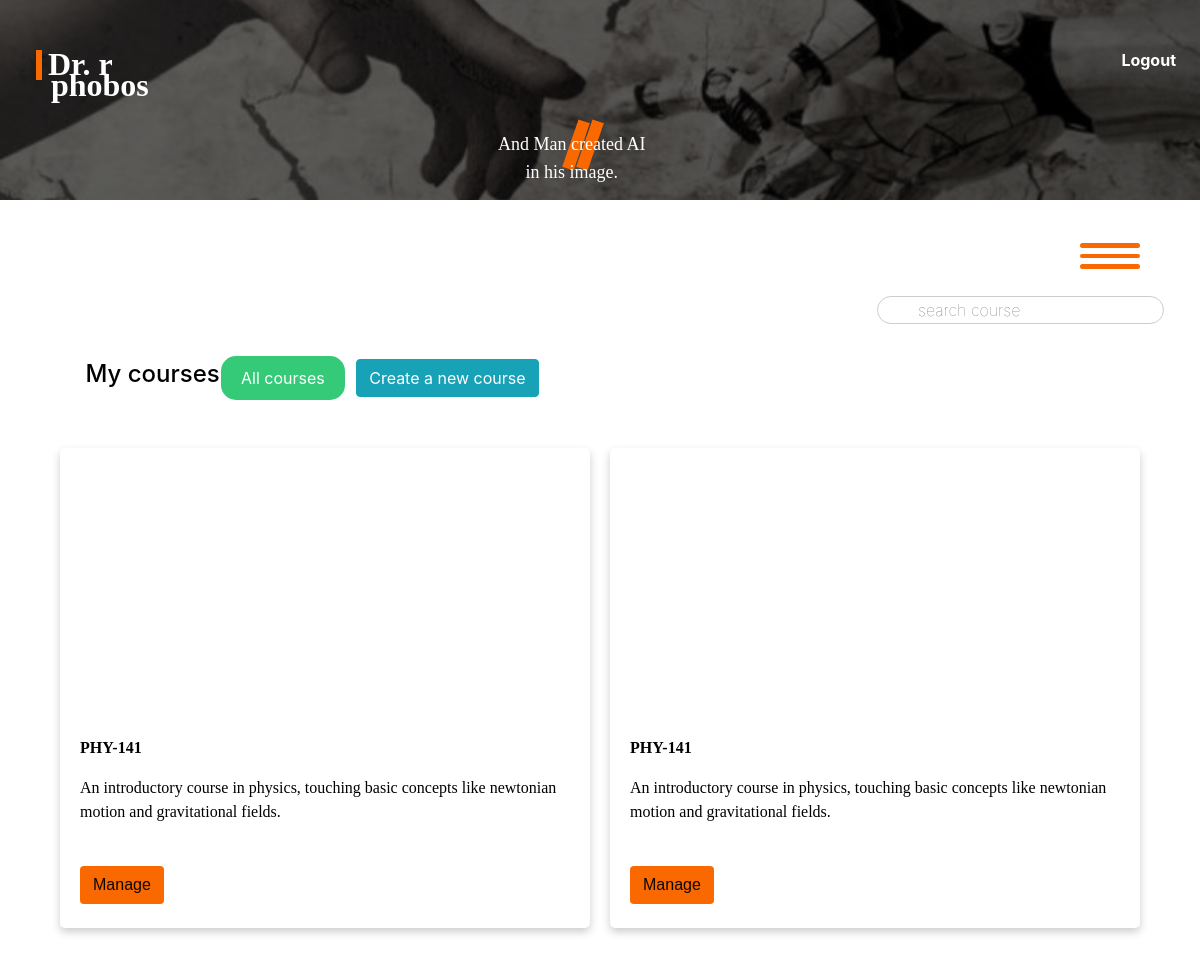
Before: /phobos/ (signed in) with the older database file.
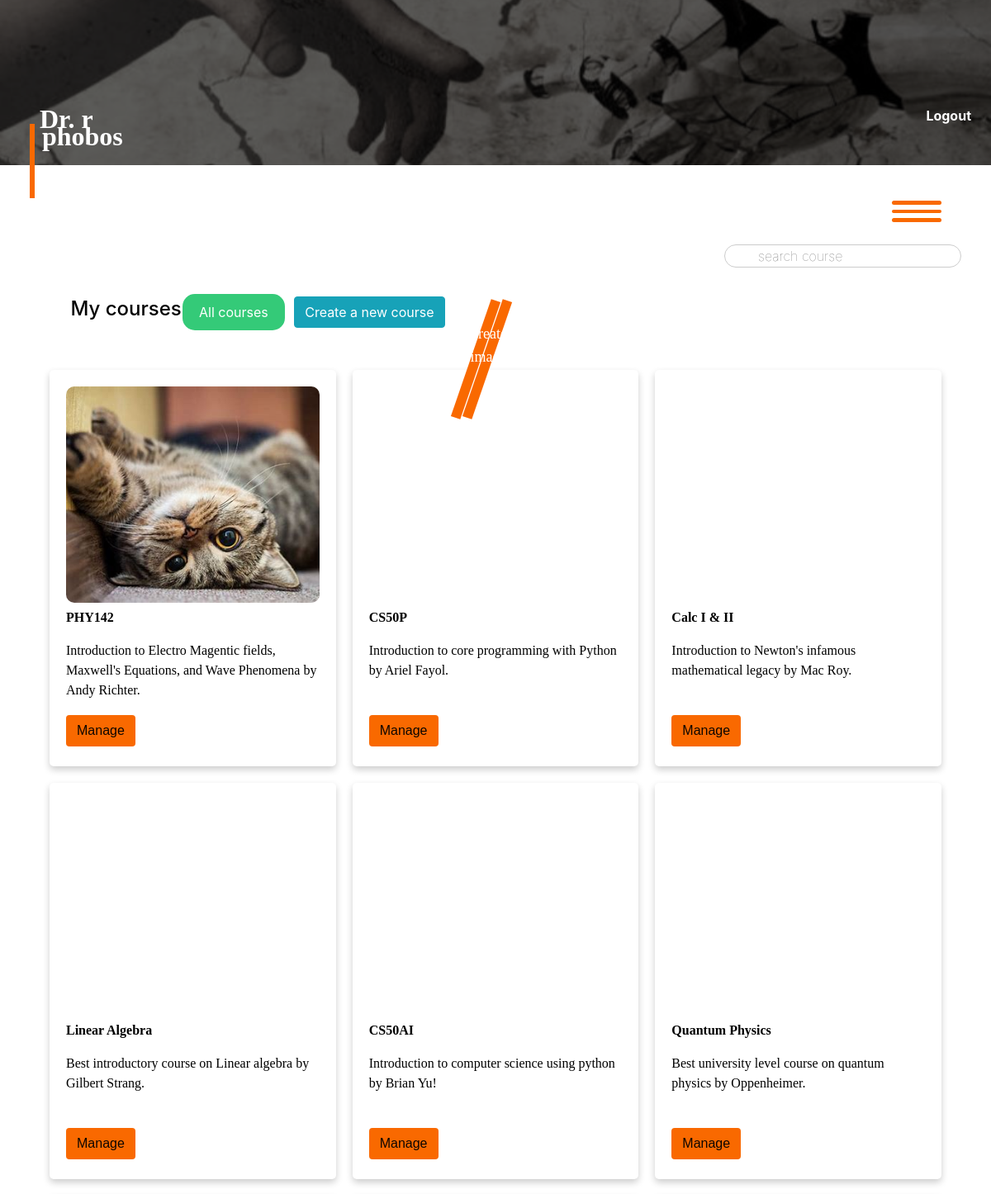
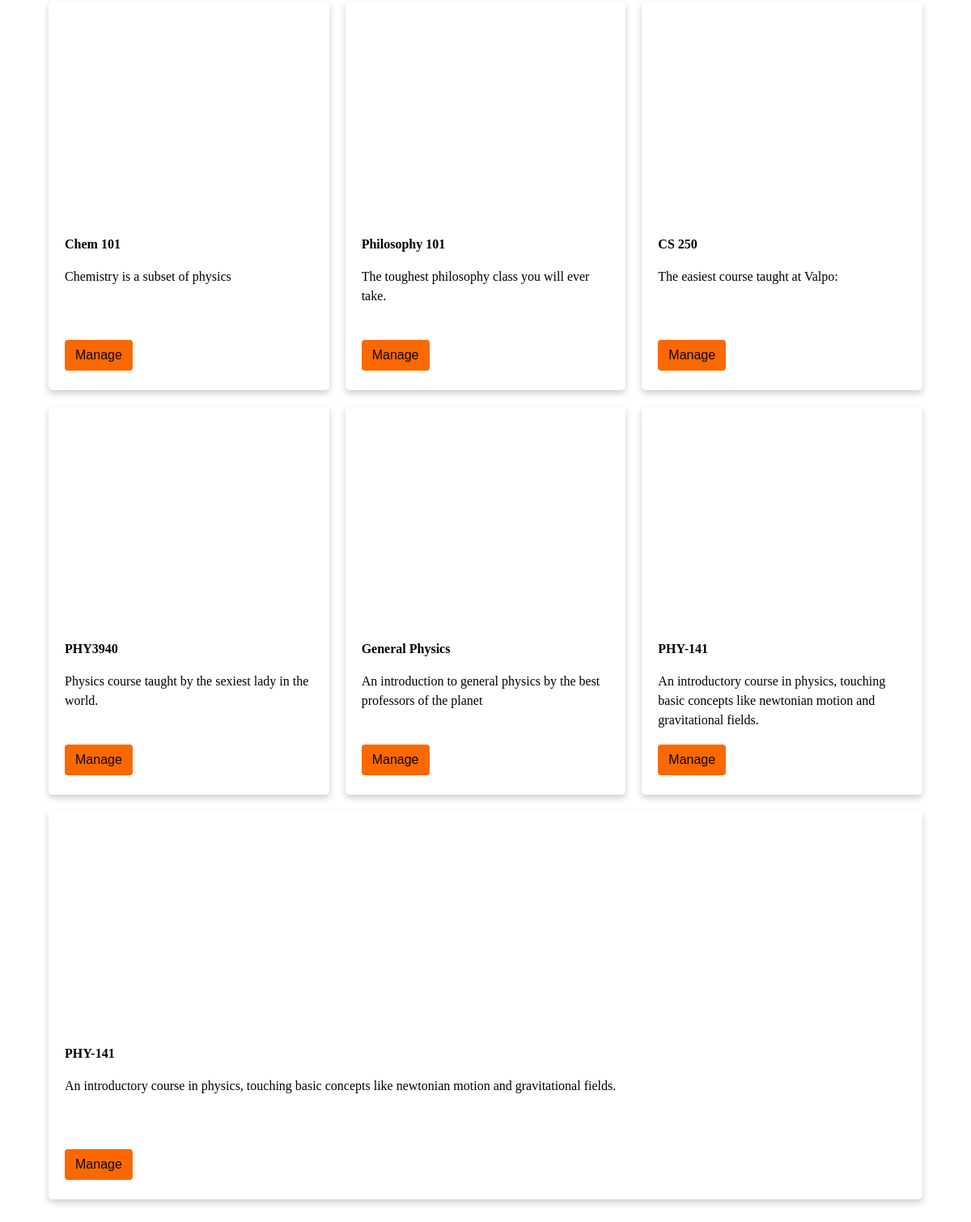
After: the same page with the newer database file (2 pictures, top to bottom).
### phobos/models.py (models this page shows, shortened)
class Course(models.Model):
    name = models.CharField(max_length=100, blank=False, null=False)
    description = models.CharField(max_length=400, default="No description")
    subject = models.CharField(max_length=100,
                                choices=SubjectChoices.choices,
                                default=SubjectChoices.PHYSICS)
    number_of_students = models.IntegerField(blank=True, null=True)
    difficulty_level = models.CharField(
        max_length=10,
        choices=DifficultyChoices.choices,
        default=DifficultyChoices.MEDIUM,
    )
    professors = models.ManyToManyField('Professor', related_name='courses')
    topics = models.ManyToManyField('Topic', related_name='courses')
    timestamp = models.DateTimeField(auto_now_add=True)
    image = models.ImageField(upload_to='phobos/images/course_covers', blank=True, null=True)

### phobos/views.py (the view)
# urls.py: path('', views.index, name='index'),
@login_required(login_url='astros:login')
def index(request):
    professor = get_object_or_404(Professor, pk = request.user.pk)
    courses = Course.objects.filter(professors__in=[professor]).order_by('-timestamp')
    context = {
        "courses": courses
    }
    return render(request, "phobos/index.html", context)

### phobos/templates/phobos/index.html
{% extends 'phobos/layout.html' %}
{% block body%}
    <div id="sf-container">
        <input  id="search-field" type="text" name="search" placeholder="search course"/>
    </div>
    <br/>
    <div class="courses-toggle">
        <h4>My courses</h4> <span><a href="{% url 'astros:all_courses' %}"><button class="all-courses-button">All courses</button></a></span>
        <span><a href="{% url 'phobos:create_course' %}"> <button class="btn btn-info">Create a new course</button></a></span>
    </div>
    <ul class="courses course-list">
        {% for course in courses%}
            {% include 'phobos/course_display.html' with course=course%}
        {% endfor %}
    </ul>
{% endblock %}

### phobos/templates/phobos/course_display.html (shortened to what this page needs)
<li class="course-li" data-course-id="{{ course.id }}">
    <div class="course-section">
        <div class="image-container">
            {% if course.image %}
                <img src="{{ course.image.url }}" alt="Course Image" class="course-image">
            {% endif %}
        </div>
        <div class="c-text">
            <p class="c-name"><strong>{{course.name}}</strong></p>
            <p class="c-description">{{ course.description }}</p>
        </div>
    </div>
    <div class="edit-section il">{% csrf_token %}
        <div><a href="#"><button class="btn edit-btn co" data-course-id="{{ course.id}}">Manage</button></div></a>
    </div>
</li>

Changed rows visible on the page:
added Course: image (picture), name "PHY142", description "Introduction to Electro Magentic fields, Maxwell's Equations, and Wave Phenomena by Andy Richter."
added Course: name "CS50P", description "Introduction to core programming with Python by Ariel Fayol."
added Course: name "Calc I & II", description "Introduction to Newton's infamous mathematical legacy by Mac Roy."
added Course: name "Linear Algebra", description "Best introductory course on Linear algebra by Gilbert Strang."
added Course: name "CS50AI", description "Introduction to computer science using python by Brian Yu!"
added Course: name "Quantum Physics", description "Best university level course on quantum physics by Oppenheimer."
added Course: name "Chem 101", description "Chemistry is a subset of physics"
added Course: name "Philosophy 101", description "The toughest philosophy class you will ever take."
added Course: name "CS 250", description "The easiest course taught at Valpo:"
added Course: name "PHY3940", description "Physics course taught by the sexiest lady in the world."
added Course: name "General Physics", description "An introduction to general physics by the best professors of the planet"
